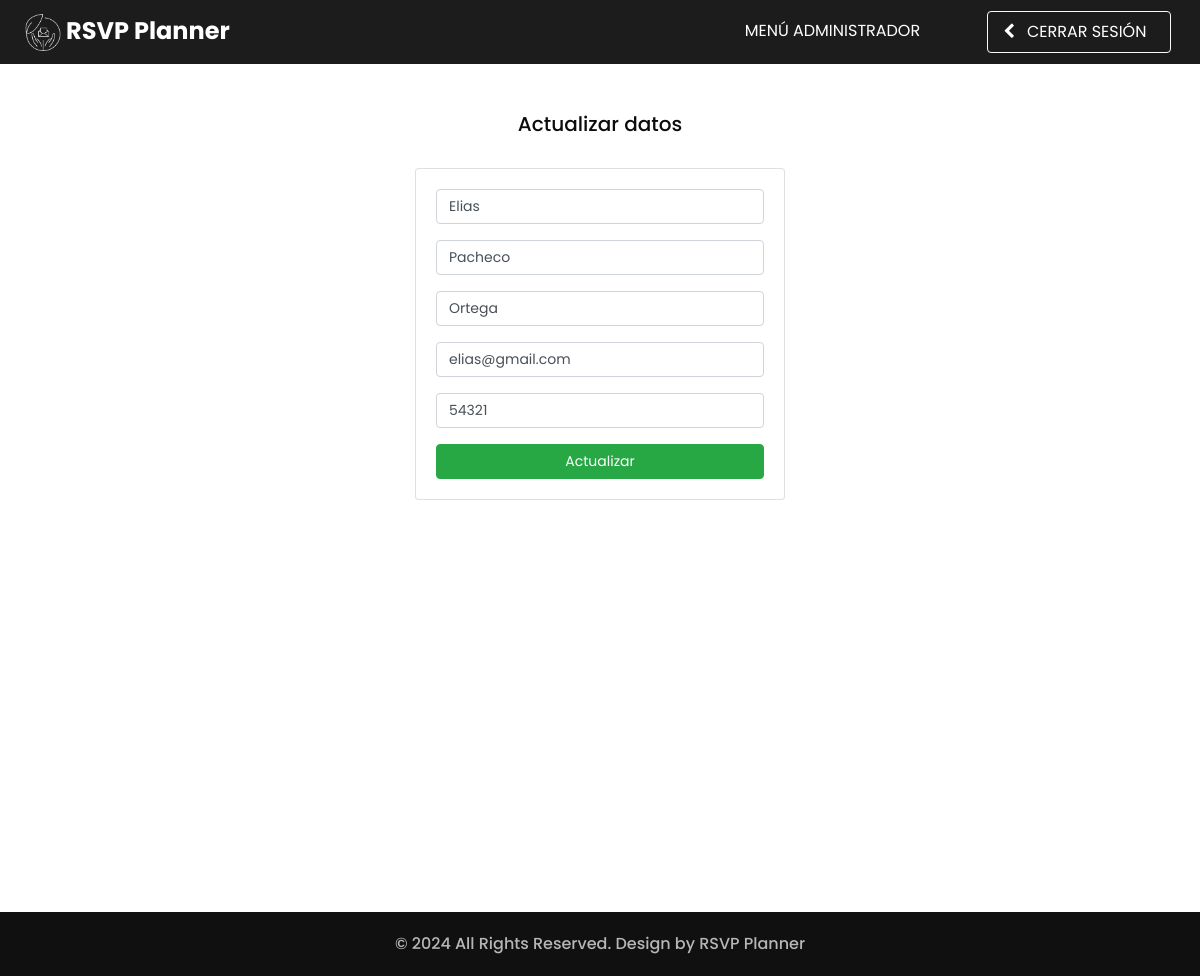
The page /php/editar_anf.php?id_anfitrion=2 on the database as committed earlier.
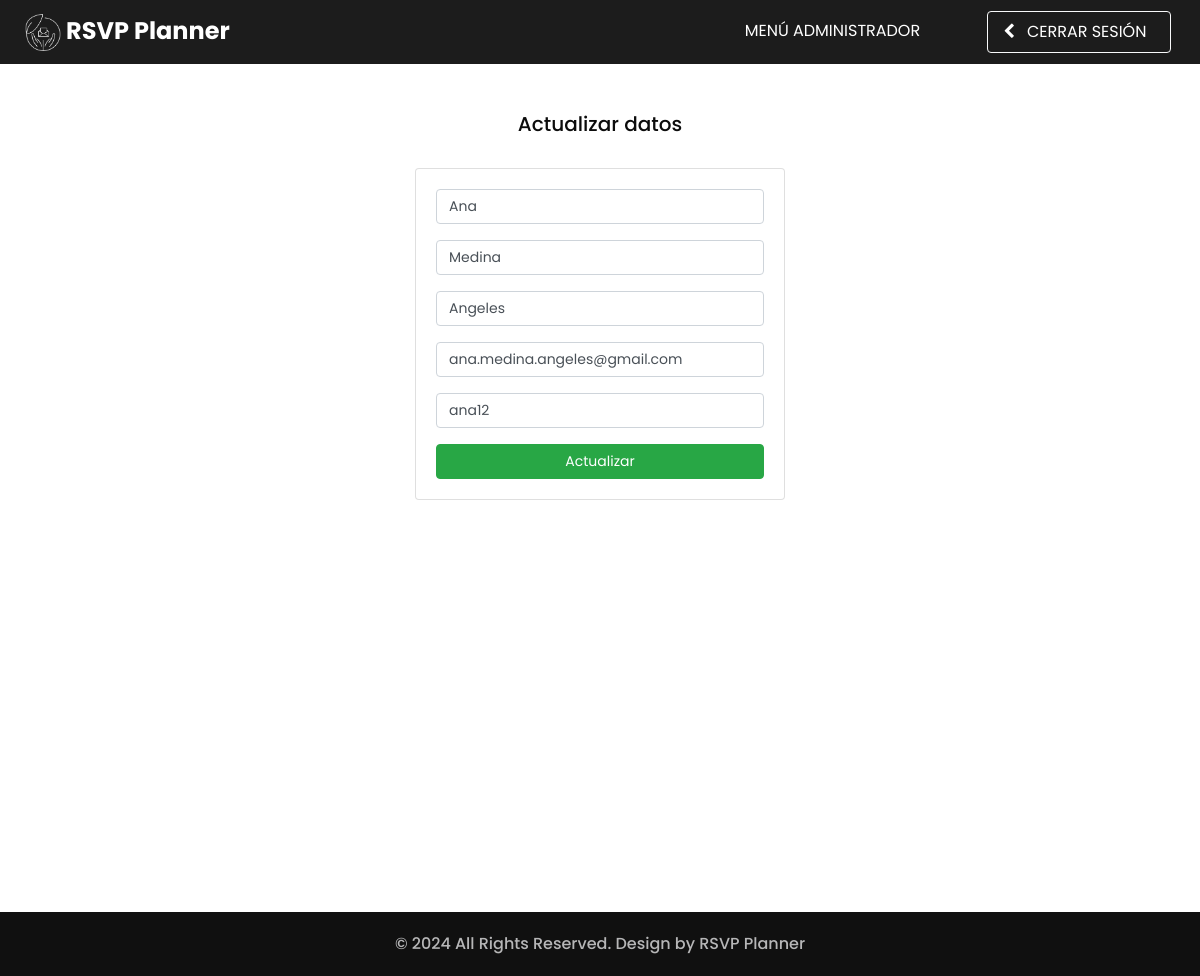
The same page on the database as committed later.
### tables this page shows
CREATE TABLE `anfitrion` (
  `id_anfitrion` int(10) NOT NULL,
  `nombre` varchar(45) NOT NULL,
  `apaterno` varchar(45) NOT NULL,
  `amaterno` varchar(45) NOT NULL,
  `email` varchar(100) NOT NULL,
  `password` varchar(50) NOT NULL
);

### php/editar_anf.php (the view, shortened to what this page needs)
<?php
    include("db.php");
    $nombre = "";
    $apaterno = "";
    $amaterno = "";
    $email = "";
    $pass = "";
    if (isset($_GET['id_anfitrion'])){
        $id_anfitrion = $_GET['id_anfitrion'];
        $query = "SELECT * FROM anfitrion WHERE id_anfitrion = $id_anfitrion";
        $result = mysqli_query($conexion, $query);
        if(mysqli_num_rows($result) == 1){
            $row = mysqli_fetch_array($result);
            $nombre = $row['nombre'];
            $apaterno = $row['apaterno'];
            $amaterno = $row['amaterno'];
            $email = $row['email'];
            $pass = $row['password'];
        }
    }
?>
<!DOCTYPE html>
<html>
<head>
  <link rel="stylesheet" type="text/css" href="../css/bootstrap.css" />
  <link href="../css/style.css" rel="stylesheet" />
  <link href="../css/responsive.css" rel="stylesheet" />
</head>
<body class="sub_page">
    <div class="hero_area">
      <header class="header_section">
        <div class="header_bottom">
          <div class="container-fluid" style="background-color: #1C1C1C;">
            <nav class="navbar navbar-expand-lg custom_nav-container">
              <a class="navbar-brand" href="../index.html">
                <span>
                  <img src="../images/logo_blanco.png" style="height: 37px;"> RSVP Planner
                </span>
              </a>
              <div class="collapse navbar-collapse ml-auto" id="navbarSupportedContent">
                <ul class="navbar-nav mr-5 mt-n3">
                  <li class="nav-item">
                  <a class="nav-link" href="index_anf.php" target="_self">Menú Administrador
                  </a>
                  </li>
                </ul>
                <ul class="navbar-nav nav-flex-icons m-1">
                  <li class="nav-item active">
                  <a href="logout.php?cerrar=yes" class="nav-link border border-light rounded pt-2 pb-2">
                    <i class="fa fa-chevron-left mr-2"></i> Cerrar sesión&nbsp;&nbsp;
                  </a>
                  </li>
                </ul>
              </div>
            </nav>
          </div>
        </div>
      </header>
    </div>
    <main>
    <h5 class="text-center mt-5">Actualizar datos</h5>
    <div class="row m-0">
        <div class="col-lg-4 col-md-3"></div>
        <div class="col-lg-4 col-md-6 mt-4 mb-5">
            <div class="card card-body mb-5">
                <form action="editar_anf.php?id_anfitrion=<?php echo $_GET['id_anfitrion'];?>" method="post" class="registration_form">
                    <div class="form-group">
                        <input type="text" class="form-control" style="font-size: 14px;" name="nombre" id="nombre" value=<?php echo $nombre; ?> placeholder="Nombre" required>
                        <input type="text" class="form-control mt-3" style="font-size: 14px;" name="apaterno" id="apaterno" value=<?php echo $apaterno; ?> placeholder="Apellido Paterno" required>
                        <input type="text" class="form-control mt-3" style="font-size: 14px;" name="amaterno" id="amaterno" value=<?php echo $amaterno; ?> placeholder="Apellido Materno" required>
                    </div>
                    <div class="form-group">
                        <input type="email" class="form-control" style="font-size: 14px;" name="email" id="email" value=<?php echo $email; ?> placeholder="Correo Electrónico" required>
                    </div>
                    <div class="form-group">
                        <input type="text" class="form-control" style="font-size: 14px;" name="password" id="password" value=<?php echo $pass; ?> placeholder="Contraseña" required>
                    </div>
                    <div class="text-center">
                        <button type="submit" name="actualizar" id="actualizar" style="font-size: 14px;" class="btn btn-success btn-block">Actualizar</button>
                    </div>
                </form>
            </div>
        </div>
        <div class="col-lg-4 col-md-3"></div>
    </div>
    </main>
  <footer class="container-fluid footer_section">
    <p>
      &copy; <span id="currentYear"></span> All Rights Reserved. Design by
      <a href="https://html.design/">RSVP Planner</a>
    </p>
  </footer>

Rows that differ between the two databases and show on the page:
changed anfitrion: nombre "Elias" → "Ana"; apaterno "Pacheco" → "Medina"; amaterno "Ortega" → "Angeles"; email "elias@gmail.com" → "ana.medina.angeles@gmail.com"; password "54321" → "ana12"
